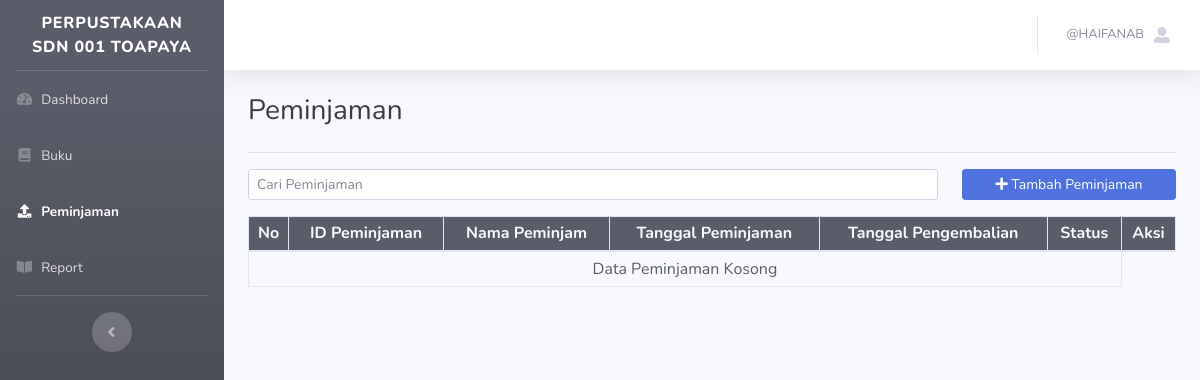
/administrator/peminjaman.php (signed in), run on an earlier commit of the app's database.
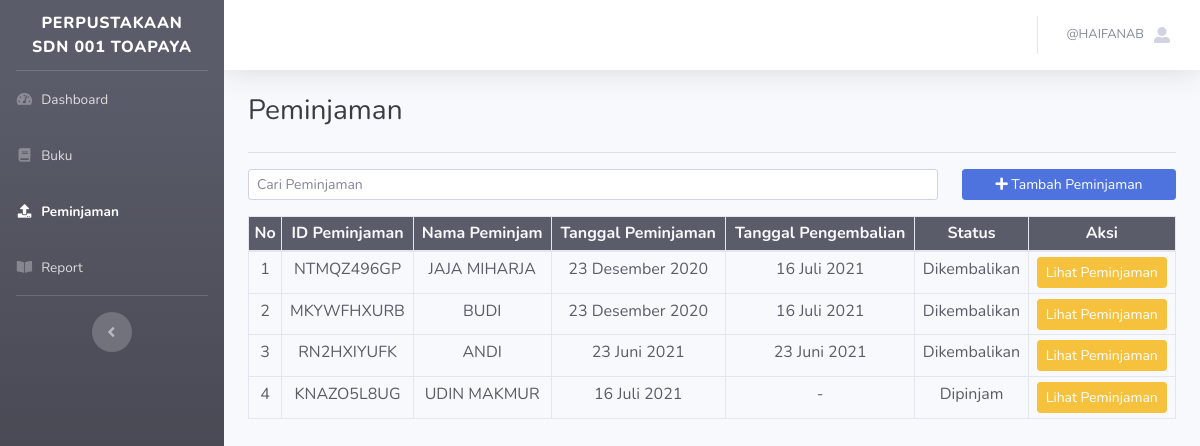
And on a later commit of the database.
### tables this page shows
CREATE TABLE `peminjaman` (
  `id` int(11) NOT NULL,
  `id_peminjaman` varchar(255) NOT NULL,
  `nama_peminjam` varchar(255) NOT NULL,
  `alamat_peminjam` varchar(255) NOT NULL,
  `status_input` int(1) NOT NULL,
  `tanggal_pinjam` date NOT NULL,
  `tanggal_kembali` date DEFAULT NULL
);

### controller/AdminController.php (called while the page is built, shortened)
<?php
require($_SERVER['DOCUMENT_ROOT'] . '/perpustakaan/configuration/dbconn.php');
class AdminController
{
    public function getDataPeminjaman($id)
    {
        global $koneksi;
        if ($id == null) {
            $qdatapeminjaman = mysqli_query($koneksi, "SELECT * FROM peminjaman");
            $datapeminjaman = mysqli_fetch_all($qdatapeminjaman);
        } else {
            $qdatapeminjaman = mysqli_query($koneksi, "SELECT * FROM peminjaman WHERE id_peminjaman like '%$id%' or nama_peminjam like '%$id%'");
            $datapeminjaman = mysqli_fetch_all($qdatapeminjaman);
        }
        return $datapeminjaman;
    }
}

### administrator/peminjaman.php (the view, shortened to what the changed rows need)
<?php
require($_SERVER['DOCUMENT_ROOT'] . '/perpustakaan/controller/AuthController.php');
require($_SERVER['DOCUMENT_ROOT'] . '/perpustakaan/controller/AdminController.php');
function namabulan($nomor)
{
    switch ($nomor) {
        case 6:
            return 'Juni';
            break;
        case 7:
            return 'Juli';
            break;
        case 12:
            return 'Desember';
            break;
    }
}
$admin = new AdminController();
if (isset($_POST['cari'])) {
    $cari = $_POST['cari'];
} else {
    $cari = null;
}
?>
<!DOCTYPE html>
<html lang="en">
<head>
    <link href="http://<?= $_SERVER['HTTP_HOST'] ?>/perpustakaan/template/vendor/fontawesome-free/css/all.min.css" rel="stylesheet" type="text/css">
    <link href="http://<?= $_SERVER['HTTP_HOST'] ?>/perpustakaan/template/css/sb-admin-2.min.css" rel="stylesheet">
</head>
<body id="page-top">
    <div id="wrapper">
        <div id="content-wrapper" class="d-flex flex-column">
            <div id="content">
                <div class="container-fluid">
                    <div class="d-sm-flex align-items-center justify-content-between mb-4">
                        <h1 class="h3 mb-0 text-gray-900">Peminjaman</h1>
                    </div>
                    <div class="row">
                        <div class="col-12">
                            <div class="table-responsive">
                                <table class="table table-sm table-hover table-bordered">
                                    <thead class="text-light text-center bg-dark">
                                        <tr>
                                            <th>No</th>
                                            <th>ID Peminjaman</th>
                                            <th>Nama Peminjam</th>
                                            <th>Tanggal Peminjaman</th>
                                            <th>Tanggal Pengembalian</th>
                                            <th>Status</th>
                                            <th>Aksi</th>
                                        </tr>
                                    </thead>
                                    <tbody class="text-dark text-center">
                                        <?php
                                        $no = 1;
                                        if (count($admin->getDataPeminjaman($cari)) > 0) {
                                            foreach ($admin->getDataPeminjaman($cari) as $data) {
                                        ?>
                                                <tr>
                                                    <td><?= $no++ ?></td>
                                                    <td><?= $data[1] ?></td>
                                                    <td>
                                                        <?= strtoupper($data[2]) ?>
                                                    </td>
                                                    <td>
                                                        <?= date('d', strtotime($data[5])) . ' ' .  namabulan(date('m', strtotime($data[5]))) . ' ' . date('Y', strtotime($data[5])) ?>
                                                    </td>
                                                    <td>
                                                        <?= $data[6] == null ? "-" : date('d', strtotime($data[6])) . ' ' .  namabulan(date('m', strtotime($data[6]))) . ' ' . date('Y', strtotime($data[6])) ?>
                                                    </td>
                                                    <td>
                                                        <?php
                                                        if ($data[6] == null) {
                                                            echo "Dipinjam";
                                                        } else {
                                                            echo "Dikembalikan";
                                                        }
                                                        ?>
                                                    </td>
                                                    <td>
                                                        <a class="btn btn-sm btn-warning" href="view-peminjaman?id=<?= $data[1] ?>">Lihat Peminjaman</a>
                                                    </td>
                                                </tr>
                                            <?php
                                            }
                                        } else {
                                            ?>
                                            <tr>
                                                <td colspan="6" class="text-center">Data Peminjaman Kosong</td>
                                            </tr>
                                        <?php
                                        }
                                        ?>
                                    </tbody>
                                </table>
                            </div>
                        </div>
                    </div>
                </div>
            </div>
        </div>
    </div>
</body>
</html>

What changed in the data, as far as the page shows it:
added peminjaman: id_peminjaman "NTMQZ496GP", nama_peminjam "JAJA MIHARJA", tanggal_pinjam "23", tanggal_pinjam "Desember", tanggal_pinjam "2020", tanggal_kembali "16", tanggal_kembali "Juli", tanggal_kembali "2021", shows "Dikembalikan"
added peminjaman: id_peminjaman "MKYWFHXURB", nama_peminjam "BUDI", tanggal_pinjam "23", tanggal_pinjam "Desember", tanggal_pinjam "2020", tanggal_kembali "16", tanggal_kembali "Juli", tanggal_kembali "2021", shows "Dikembalikan"
added peminjaman: id_peminjaman "RN2HXIYUFK", nama_peminjam "ANDI", tanggal_pinjam "23", tanggal_pinjam "Juni", tanggal_pinjam "2021", tanggal_kembali "23", tanggal_kembali "Juni", tanggal_kembali "2021", shows "Dikembalikan"
added peminjaman: id_peminjaman "KNAZO5L8UG", nama_peminjam "UDIN MAKMUR", tanggal_pinjam "16", tanggal_pinjam "Juli", tanggal_pinjam "2021", shows "Dipinjam"
Also different on the page:
text no longer shown: "Data Peminjaman Kosong"
